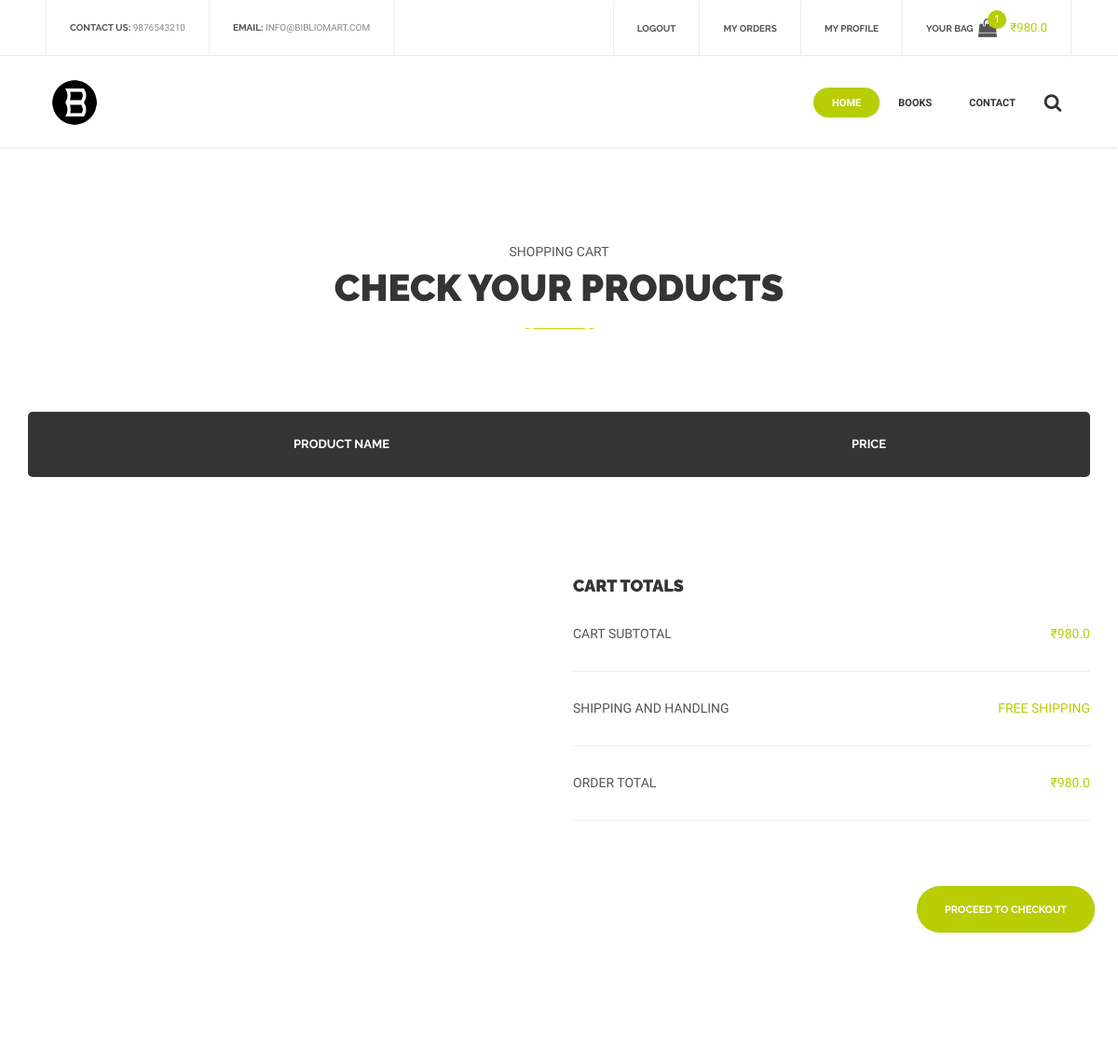
Page /cart (signed in) on the committed database.
### models.py (models this page shows, shortened)
class Cart(db.Model):
    __tablename__ = 'cart'
    id = db.Column(db.String,  primary_key=True, unique=True)
    user_id = db.Column(db.String,db.ForeignKey('user.id'))
    total_price = db.Column(db.Float, default=0)
    book_count = db.Column(db.Integer, default=0)
    shipping_charge = db.Column(db.Float, default=0)
    books = db.relationship("Book", secondary="cart_book", viewonly=True)
    user = db.relationship('User',backref=db.backref('cart', lazy='dynamic'))

### app.py (the view, shortened to what this page needs)
@app.route('/cart', methods = ['GET', 'POST'])
def cart():
    if request.method == 'GET':
        if not current_user.is_authenticated:
            return redirect(url_for('login'))
        cart = g.user.cart.first()
        if not cart:
            cart = Cart(g.user.id)
        categories = Category.query.all()
        return render_template('cart.html',page="cart", categories=categories, cart=cart)

### app.py (called while the page is built)
@login_manager.user_loader
def load_user(id):
    return User.query.get(id)

@app.before_request
def before_request():
    g.user = current_user

### templates/cart.html (shortened to what this page needs)
<!DOCTYPE html>
<html lang="en">
<head>
    <link href="{{ url_for('static', filename='css/bootstrap.min.css')}}" rel="stylesheet">
    <link href="{{ url_for('static', filename='css/bootstrap.extension.css')}}" rel="stylesheet">
    <link href="{{ url_for('static', filename='css/style.css')}}" rel="stylesheet">
    <link href="{{ url_for('static', filename='css/swiper.css')}}" rel="stylesheet">
    <link href="{{ url_for('static', filename='css/sumoselect.css')}}" rel="stylesheet">
    <link href="{{ url_for('static', filename='css/font-awesome.min.css')}}" rel="stylesheet">
</head>
<body>
    <div id="content-block">
        {% include 'header.html' %}
        <div class="container">
            <div class="empty-space col-xs-b15 col-sm-b50 col-md-b100"></div>
            <div class="text-center">
                <div class="simple-article size-3 grey uppercase col-xs-b5">shopping cart</div>
                <div class="h2">check your products</div>
                <div class="title-underline center"><span></span></div>
            </div>
        </div>
        <div class="empty-space col-xs-b35 col-md-b70"></div>
        <div class="container">
            <table class="cart-table">
                <thead>
                    <tr>
                        <th class="col-md-3"></th>
                        <th class="col-md-5">product name</th>
                        <th class="col-md-3">price</th>
                        <th class="col-md-1"></th>
                    </tr>
                </thead>
            </table>
            <div class="empty-space col-xs-b35"></div>
            <div class="empty-space col-xs-b35 col-md-b70"></div>
            <div class="row">
                <div class="col-md-6 pull-right">
                    <h4 class="h4">cart totals</h4>
                    <div class="order-details-entry simple-article size-3 grey uppercase">
                        <div class="row">
                            <div class="col-xs-6">
                                cart subtotal
                            </div>
                            <div class="col-xs-6 col-xs-text-right">
                                <div class="color">₹{{cart.total_price if cart.total_price else 0}}</div>
                            </div>
                        </div>
                    </div>
                    <div class="order-details-entry simple-article size-3 grey uppercase">
                        <div class="row">
                            <div class="col-xs-6">
                                shipping and handling
                            </div>
                            <div class="col-xs-6 col-xs-text-right">
                                <div class="color">{{'₹' + str(cart.shipping_charge) if cart.shipping_charge else 'Free Shipping'}}</div>
                            </div>
                        </div>
                    </div>
                    <div class="order-details-entry simple-article size-3 grey uppercase">
                        <div class="row">
                            <div class="col-xs-6">
                                order total
                            </div>
                            <div class="col-xs-6 col-xs-text-right">
                                <div class="color">₹{{cart.total_price+cart.shipping_charge if cart.total_price else 0}}</div>
                            </div>
                        </div>
                    </div>
                </div>
            </div>
            <div class="empty-space col-xs-b35 col-md-b70"></div>
            <div class="row">
                {% if cart.book_count %}
                <div class="col-sm-6 col-md-7 col-sm-text-right pull-right">
                    <div class="buttons-wrapper">
                        <a class="button size-2 style-3" href="checkout">
                            <span class="button-wrapper">
                                <span class="text">proceed to checkout</span>
                            </span>
                        </a>
                    </div>
                </div>
                {% endif %}
            </div>
            <div class="empty-space col-xs-b35 col-md-b70"></div>
            <div class="empty-space col-xs-b35 col-md-b70"></div>
        </div>
    </div>
</body>
</html>

### templates/header.html (shortened to what this page needs)
<header>
    <div class="header-top">
        <div class="content-margins">
            <div class="row">
                <div class="col-md-5 hidden-xs hidden-sm">
                    <div class="entry"><b>contact us:</b> <a href="tel:+9876543210">9876543210</a></div>
                    <div class="entry"><b>email:</b> <a href="mailto:info@bibliomart.com">info@bibliomart.com</a></div>
                </div>
                <div class="col-md-7 col-md-text-right">
                    {% if not g.user.is_authenticated %}
                    <div class="entry"><a href="/login"><b>login</b></a>&nbsp; or &nbsp;<a href="/register"><b>register</b></a></div>
                    {% else %}
                    <div class="entry"><a href="/logout"><b>logout</b></a></div>
                    <div class="entry"><a href="/orders"><b>My Orders</b></a></div>
                    <div class="entry"><a href="/user/edit"><b>My Profile</b></a></div>
                    {% endif %}
                    <div class="entry hidden-xs hidden-sm cart">
                        <a href="/cart">
                            <b class="hidden-xs">Your bag</b>
                            <span class="cart-icon">
                                <i class="fa fa-shopping-bag" aria-hidden="true"></i>
                                <span class="cart-label">{{cart.book_count if cart.book_count else 0}}</span>
                            </span>
                            <span class="cart-title hidden-xs">₹{{cart.total_price if cart.total_price else 0}}</span>
                        </a>
                    </div>
                </div>
            </div>
        </div>
    </div>
    <div class="header-bottom">
        <div class="content-margins">
            <div class="row">
                <div class="col-xs-3 col-sm-1">
                    <a id="logo" href="index.html"><img src="{{ url_for('static', filename='files/images/favicon.png')}}" alt="">Bibliomart</a>
                </div>
                <div class="col-xs-9 col-sm-11 text-right">
                    <div class="nav-wrapper">
                        <nav>
                            <ul>
                                <li class="active">
                                    <a href="/">Home</a>
                                </li>
                                <li>
                                    <a href="/books">Books</a>
                                </li>
                                <li><a href="/contact">contact</a></li>
                            </ul>
                        </nav>
                    </div>
                    <div class="header-bottom-icon toggle-search"><i class="fa fa-search" aria-hidden="true"></i></div>
                </div>
            </div>
        </div>
    </div>
</header>
<div class="header-empty-space"></div>

### rows in the picture
Cart: book_count "1", total_price "980.0", shipping_charge "FREE SHIPPING", total_price+shipping_charge "980.0"
